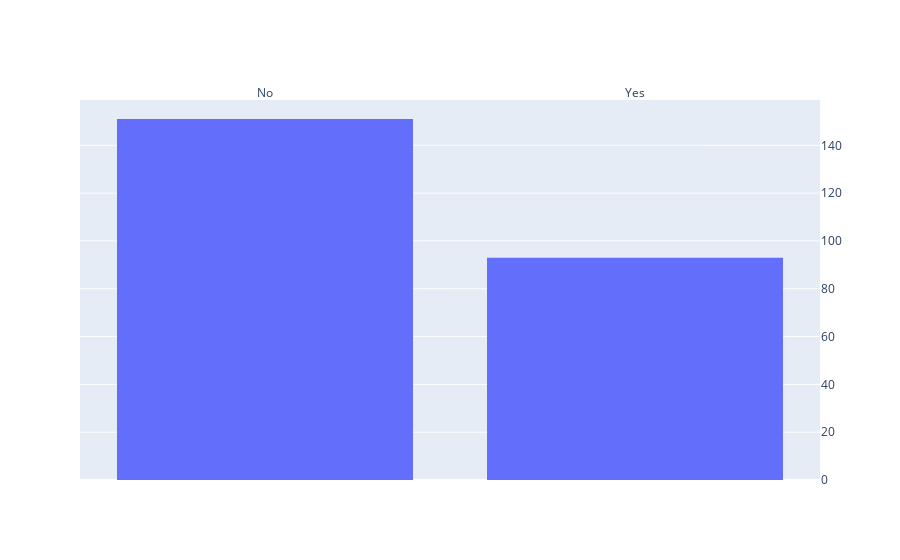

Notebook cell for this chart:
### Markdown cell above
## Histogram

### Code cell
fig=go.Figure()
fig.add_trace(go.Histogram(x=tips.smoker,y=tips.tip))
fig.update_layout(
    xaxis={'side': 'top'}, 
    yaxis={'side': 'right'}  
)

### Figure 1 — Plotly figure (JSON) as saved in the notebook; plotly's stock layout.template omitted (floating-point values rounded to 4 significant figures; data arrays with more than 128 entries replaced by an {"elided": "..."} marker saying what was removed)
{"data": [{"type": "histogram", "x": {"elided": "244 str values"}, "y": {"elided": "244 float values"}}], "layout": {"autosize": true, "xaxis": {"autorange": true, "range": [-0.5, 1.5], "side": "top", "type": "category"}, "yaxis": {"autorange": true, "range": [0, 158.9], "side": "right", "type": "linear"}}}
